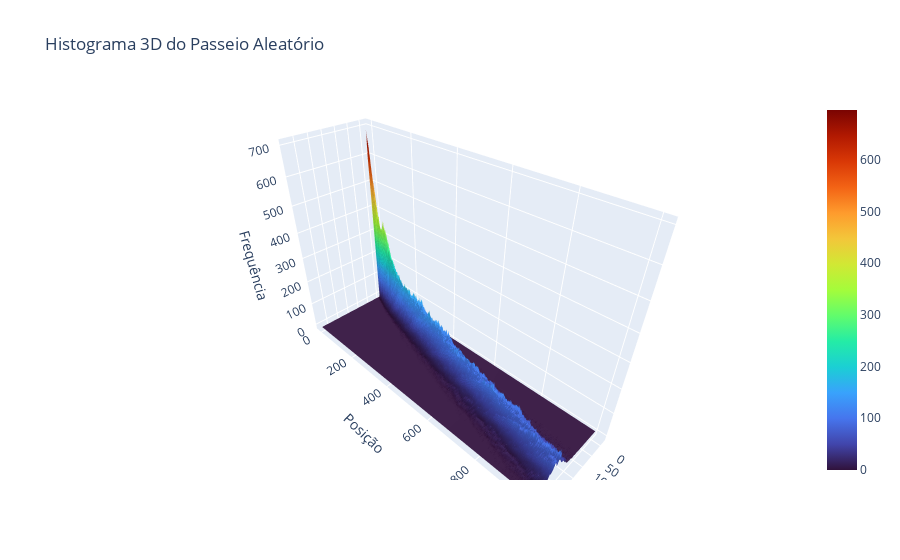
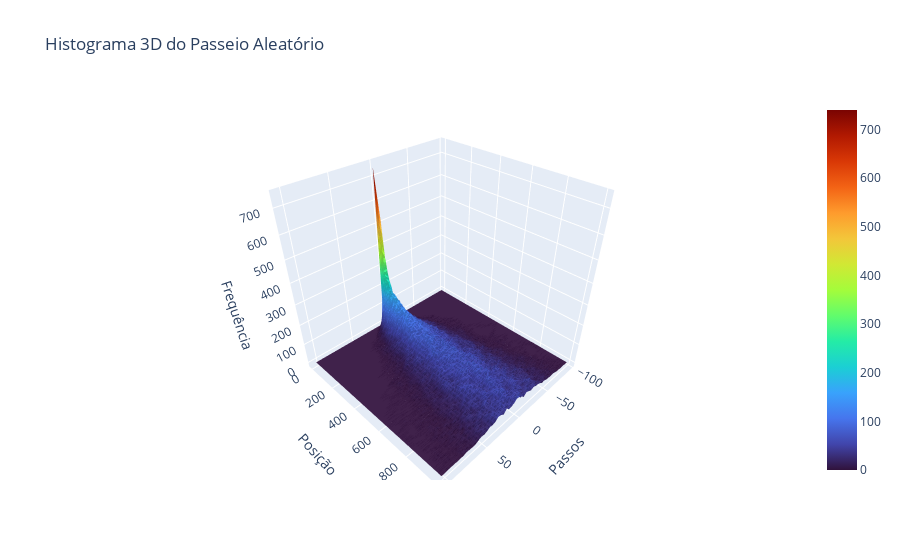

Notebook source saved alongside these figures, in order:
### Markdown cell above
Passeio aleatório (histograma). Usando os dados do exercício 2, faça um histograma da posição do caminhante em cada passo. Faça um gráfico de mapa de cores da evolução do histograma usando plt.imshow, plt.pcolormesh, ou tente fazer gráficos 3D. Se optar por fazer gráficos 3D, recomendo usar a biblioteca plotly, pois gráficos 3D no matplotlib não ficam bons.

### Code cell
#%pip install plotly
import plotly.graph_objects as go
import numpy as np


def histogram_3d(lista):
    '''
    Cria um histograma 3D a partir de uma lista de dados.
    Parâmetros:
        lista: Lista de dados a serem plotados.
    Retorna:
        histogram_3d: Histograma 3D dos dados.

    '''
    N = len(lista)
    bins = 50
    dados = np.array(lista)

    # Verifica se Y1 e Y2 têm o mesmo número de colunas
    if dados.shape[1] != dados.shape[1]:
        raise ValueError("Y1 and Y2 must have the same number of columns")

    # Cria uma grade para o histograma 3D
    histogram_3d = np.zeros((N, bins))

    # Preenche o histograma 3D
    for step in range(N):
        step_positions = dados[:, step]
        hist, bin_edges = np.histogram(step_positions, bins=bins, range=(dados.min(), dados.max()))
        histogram_3d[step, :] = hist
    
    x = np.arange(N)  # Passos
    y = np.linspace(dados.min(), dados.max(), bins)  # Posições
    
    return  x, y, histogram_3d

Y1 = np.load('Y1.npy')
Y2 = np.load('Y2.npy')

y2 ,x2 , z2 = histogram_3d(Y2)
# Cria o gráfico 3D

fig2 = go.Figure(data=[go.Surface(z=z2, x=x2, y=y2, colorscale='turbo')])
fig2.update_layout(
    title="Histograma 3D do Passeio Aleatório",
    scene=dict(
        xaxis_title="Passos",
        yaxis_title="Posição",
        zaxis_title="Frequência"
    )
)


y1 ,x1 ,z1 = histogram_3d(Y1)
fig1 = go.Figure(data=[go.Surface(z=z1, x=x1, y=y1, colorscale='turbo')])
fig1.update_layout(
    title="Histograma 3D do Passeio Aleatório",
    scene=dict(
        xaxis_title="Passos",
        yaxis_title="Posição",
        zaxis_title="Frequência"
    )
)
fig2.show()
fig1.show()

### Figure 1 — Plotly figure (JSON) as saved in the notebook; plotly's stock layout.template omitted (floating-point values rounded to 4 significant figures; data arrays with more than 128 entries replaced by an {"elided": "..."} marker saying what was removed)
{"data": [{"colorscale": [[0, "#30123b"], [0.07143, "#4145ab"], [0.1429, "#4675ed"], [0.2143, "#39a2fc"], [0.2857, "#1bcfd4"], [0.3571, "#24eca6"], [0.4286, "#61fc6c"], [0.5, "#a4fc3b"], [0.5714, "#d1e834"], [0.6429, "#f3c63a"], [0.7143, "#fe9b2d"], [0.7857, "#f36315"], [0.8571, "#d93806"], [0.9286, "#b11901"], [1, "#7a0402"]], "type": "surface", "x": [-18.0, -11.69, -5.388, 0.9184, 7.224, 13.53, 19.84, 26.14, 32.45, 38.76, 45.06, 51.37, 57.67, 63.98, 70.29, 76.59, 82.9, 89.2, 95.51, 101.8, 108.1, 114.4, 120.7, 127.0, 133.3, 139.7, 146.0, 152.3, 158.6, 164.9, 171.2, 177.5, 183.8, 190.1, 196.4, 202.7, 209.0, 215.3, 221.6, 227.9, 234.2, 240.6, 246.9, 253.2, 259.5, 265.8, 272.1, 278.4, 284.7, 291.0], "y": {"elided": "1000 int values"}, "z": {"elided": "1000x50 float values"}}], "layout": {"scene": {"xaxis": {"title": {"text": "Passos"}}, "yaxis": {"title": {"text": "Posição"}}, "zaxis": {"title": {"text": "Frequência"}}}, "title": {"text": "Histograma 3D do Passeio Aleatório"}}}

### Figure 2 — Plotly figure (JSON) as saved in the notebook; plotly's stock layout.template omitted (floating-point values rounded to 4 significant figures; data arrays with more than 128 entries replaced by an {"elided": "..."} marker saying what was removed)
{"data": [{"colorscale": [[0, "#30123b"], [0.07143, "#4145ab"], [0.1429, "#4675ed"], [0.2143, "#39a2fc"], [0.2857, "#1bcfd4"], [0.3571, "#24eca6"], [0.4286, "#61fc6c"], [0.5, "#a4fc3b"], [0.5714, "#d1e834"], [0.6429, "#f3c63a"], [0.7143, "#fe9b2d"], [0.7857, "#f36315"], [0.8571, "#d93806"], [0.9286, "#b11901"], [1, "#7a0402"]], "type": "surface", "x": [-96.0, -91.92, -87.84, -83.76, -79.67, -75.59, -71.51, -67.43, -63.35, -59.27, -55.18, -51.1, -47.02, -42.94, -38.86, -34.78, -30.69, -26.61, -22.53, -18.45, -14.37, -10.29, -6.204, -2.122, 1.959, 6.041, 10.12, 14.2, 18.29, 22.37, 26.45, 30.53, 34.61, 38.69, 42.78, 46.86, 50.94, 55.02, 59.1, 63.18, 67.27, 71.35, 75.43, 79.51, 83.59, 87.67, 91.76, 95.84, 99.92, 104.0], "y": {"elided": "1000 int values"}, "z": {"elided": "1000x50 float values"}}], "layout": {"scene": {"xaxis": {"title": {"text": "Passos"}}, "yaxis": {"title": {"text": "Posição"}}, "zaxis": {"title": {"text": "Frequência"}}}, "title": {"text": "Histograma 3D do Passeio Aleatório"}}}
